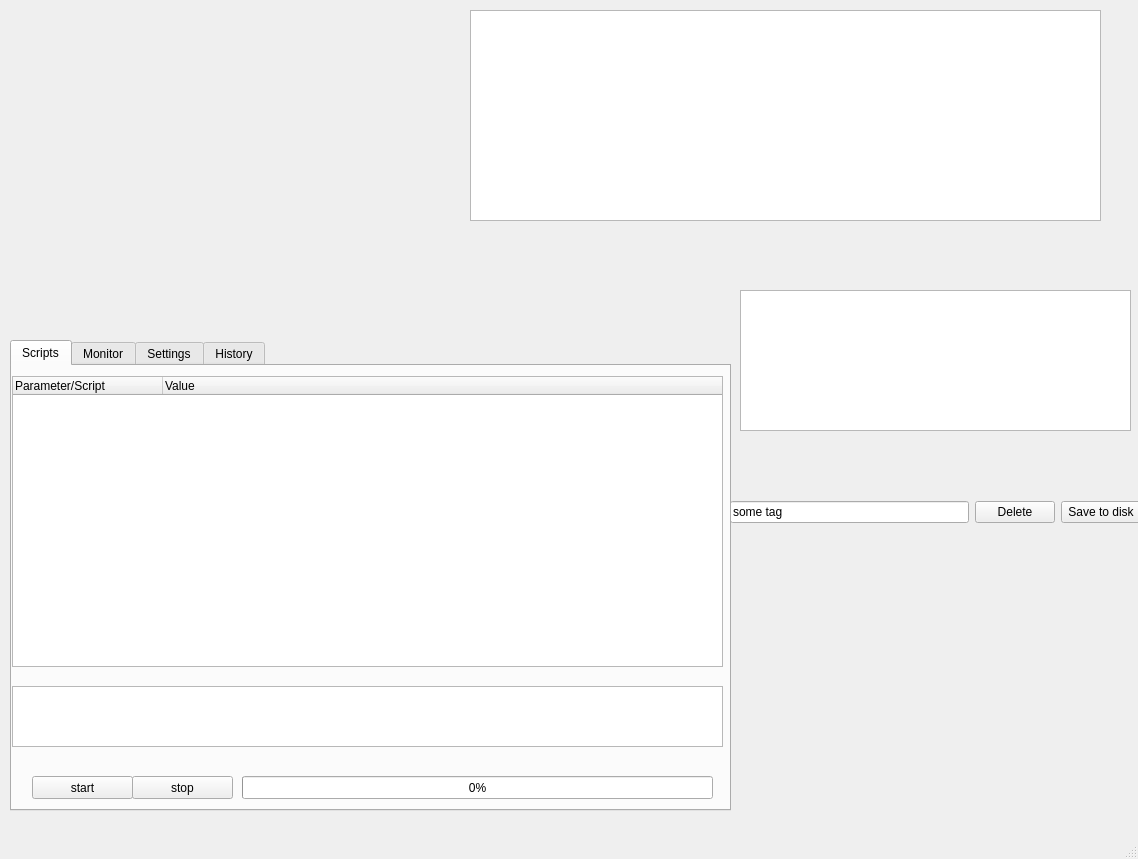
<?xml version="1.0" encoding="UTF-8"?>
<ui version="4.0">
 <class>MainWindow</class>
 <widget class="QMainWindow" name="MainWindow">
  <property name="geometry">
   <rect>
    <x>0</x>
    <y>0</y>
    <width>1138</width>
    <height>859</height>
   </rect>
  </property>
  <property name="windowTitle">
   <string>MainWindow</string>
  </property>
  <widget class="QWidget" name="centralwidget">
   <widget class="QListView" name="list_records">
    <property name="geometry">
     <rect>
      <x>740</x>
      <y>290</y>
      <width>391</width>
      <height>141</height>
     </rect>
    </property>
    <property name="selectionMode">
     <enum>QAbstractItemView::MultiSelection</enum>
    </property>
    <property name="modelColumn">
     <number>0</number>
    </property>
   </widget>
   <widget class="QWidget" name="layoutWidget">
    <property name="geometry">
     <rect>
      <x>730</x>
      <y>500</y>
      <width>411</width>
      <height>25</height>
     </rect>
    </property>
    <layout class="QHBoxLayout" name="horizontalLayout_2">
     <item>
      <widget class="QLineEdit" name="txt_tag">
       <property name="text">
        <string>some tag</string>
       </property>
      </widget>
     </item>
     <item>
      <widget class="QPushButton" name="btn_clear_record">
       <property name="text">
        <string>Delete</string>
       </property>
      </widget>
     </item>
     <item>
      <widget class="QPushButton" name="btn_save_record_to_disk">
       <property name="text">
        <string>Save to disk</string>
       </property>
      </widget>
     </item>
    </layout>
   </widget>
   <widget class="QTabWidget" name="tabWidget">
    <property name="geometry">
     <rect>
      <x>10</x>
      <y>340</y>
      <width>721</width>
      <height>471</height>
     </rect>
    </property>
    <property name="tabShape">
     <enum>QTabWidget::Rounded</enum>
    </property>
    <property name="currentIndex">
     <number>0</number>
    </property>
    <widget class="QWidget" name="tab_scripts">
     <attribute name="title">
      <string>Scripts</string>
     </attribute>
     <widget class="QTreeWidget" name="tree_scripts">
      <property name="enabled">
       <bool>true</bool>
      </property>
      <property name="geometry">
       <rect>
        <x>0</x>
        <y>10</y>
        <width>711</width>
        <height>291</height>
       </rect>
      </property>
      <property name="sizePolicy">
       <sizepolicy hsizetype="Fixed" vsizetype="Expanding">
        <horstretch>0</horstretch>
        <verstretch>0</verstretch>
       </sizepolicy>
      </property>
      <property name="editTriggers">
       <set>QAbstractItemView::AllEditTriggers</set>
      </property>
      <property name="headerHidden">
       <bool>false</bool>
      </property>
      <attribute name="headerDefaultSectionSize">
       <number>150</number>
      </attribute>
      <attribute name="headerHighlightSections">
       <bool>true</bool>
      </attribute>
      <column>
       <property name="text">
        <string>Parameter/Script</string>
       </property>
      </column>
      <column>
       <property name="text">
        <string>Value</string>
       </property>
      </column>
     </widget>
     <widget class="QProgressBar" name="progressBar">
      <property name="geometry">
       <rect>
        <x>230</x>
        <y>410</y>
        <width>471</width>
        <height>23</height>
       </rect>
      </property>
      <property name="value">
       <number>0</number>
      </property>
     </widget>
     <widget class="QPushButton" name="btn_stop_script">
      <property name="geometry">
       <rect>
        <x>120</x>
        <y>410</y>
        <width>101</width>
        <height>23</height>
       </rect>
      </property>
      <property name="text">
       <string>stop</string>
      </property>
     </widget>
     <widget class="QPushButton" name="btn_start_script">
      <property name="geometry">
       <rect>
        <x>20</x>
        <y>410</y>
        <width>101</width>
        <height>23</height>
       </rect>
      </property>
      <property name="text">
       <string>start</string>
      </property>
     </widget>
     <widget class="QListView" name="list_scripts">
      <property name="geometry">
       <rect>
        <x>0</x>
        <y>320</y>
        <width>711</width>
        <height>61</height>
       </rect>
      </property>
      <property name="selectionMode">
       <enum>QAbstractItemView::MultiSelection</enum>
      </property>
      <property name="modelColumn">
       <number>0</number>
      </property>
     </widget>
    </widget>
    <widget class="QWidget" name="tab_monitor">
     <attribute name="title">
      <string>Monitor</string>
     </attribute>
     <widget class="QTreeWidget" name="tree_monitor">
      <property name="enabled">
       <bool>true</bool>
      </property>
      <property name="geometry">
       <rect>
        <x>0</x>
        <y>10</y>
        <width>711</width>
        <height>431</height>
       </rect>
      </property>
      <property name="sizePolicy">
       <sizepolicy hsizetype="Fixed" vsizetype="Expanding">
        <horstretch>0</horstretch>
        <verstretch>0</verstretch>
       </sizepolicy>
      </property>
      <property name="editTriggers">
       <set>QAbstractItemView::AllEditTriggers</set>
      </property>
      <property name="headerHidden">
       <bool>false</bool>
      </property>
      <attribute name="headerDefaultSectionSize">
       <number>150</number>
      </attribute>
      <attribute name="headerHighlightSections">
       <bool>true</bool>
      </attribute>
      <column>
       <property name="text">
        <string>Parameter</string>
       </property>
      </column>
      <column>
       <property name="text">
        <string>Value</string>
       </property>
      </column>
     </widget>
    </widget>
    <widget class="QWidget" name="tab_settings">
     <attribute name="title">
      <string>Settings</string>
     </attribute>
     <widget class="QTreeWidget" name="tree_settings">
      <property name="enabled">
       <bool>true</bool>
      </property>
      <property name="geometry">
       <rect>
        <x>0</x>
        <y>10</y>
        <width>711</width>
        <height>431</height>
       </rect>
      </property>
      <property name="sizePolicy">
       <sizepolicy hsizetype="Fixed" vsizetype="Expanding">
        <horstretch>0</horstretch>
        <verstretch>0</verstretch>
       </sizepolicy>
      </property>
      <property name="editTriggers">
       <set>QAbstractItemView::AllEditTriggers</set>
      </property>
      <property name="headerHidden">
       <bool>false</bool>
      </property>
      <attribute name="headerDefaultSectionSize">
       <number>150</number>
      </attribute>
      <attribute name="headerHighlightSections">
       <bool>true</bool>
      </attribute>
      <column>
       <property name="text">
        <string>Instrument</string>
       </property>
      </column>
      <column>
       <property name="text">
        <string>Value</string>
       </property>
      </column>
     </widget>
    </widget>
    <widget class="QWidget" name="tab_history">
     <attribute name="title">
      <string>History</string>
     </attribute>
    </widget>
   </widget>
   <widget class="MatplotlibWidget" name="matplotlibwidget">
    <property name="geometry">
     <rect>
      <x>30</x>
      <y>10</y>
      <width>400</width>
      <height>300</height>
     </rect>
    </property>
   </widget>
   <widget class="QListView" name="list_history">
    <property name="geometry">
     <rect>
      <x>470</x>
      <y>10</y>
      <width>631</width>
      <height>211</height>
     </rect>
    </property>
   </widget>
   <zorder>layoutWidget</zorder>
   <zorder>list_records</zorder>
   <zorder>tabWidget</zorder>
   <zorder>matplotlibwidget</zorder>
   <zorder>list_history</zorder>
  </widget>
  <widget class="QMenuBar" name="menubar">
   <property name="geometry">
    <rect>
     <x>0</x>
     <y>0</y>
     <width>1138</width>
     <height>21</height>
    </rect>
   </property>
  </widget>
  <widget class="QStatusBar" name="statusbar"/>
 </widget>
 <customwidgets>
  <customwidget>
   <class>MatplotlibWidget</class>
   <extends>QWidget</extends>
   <header>matplotlibwidget</header>
  </customwidget>
 </customwidgets>
 <resources/>
 <connections/>
</ui>
